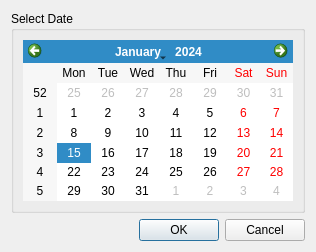
<?xml version="1.0" encoding="UTF-8"?>
<ui version="4.0">
 <class>SelectDate</class>
 <widget class="QDialog" name="SelectDate">
  <property name="geometry">
   <rect>
    <x>0</x>
    <y>0</y>
    <width>316</width>
    <height>252</height>
   </rect>
  </property>
  <property name="windowTitle">
   <string>Select Date</string>
  </property>
  <layout class="QGridLayout" name="gridLayout_2">
   <item row="0" column="0">
    <widget class="QGroupBox" name="groupBox">
     <property name="title">
      <string>Select Date</string>
     </property>
     <layout class="QGridLayout" name="gridLayout">
      <item row="0" column="0">
       <widget class="QCalendarWidget" name="dateCalendar">
        <property name="firstDayOfWeek">
         <enum>Qt::Monday</enum>
        </property>
        <property name="navigationBarVisible">
         <bool>true</bool>
        </property>
        <property name="dateEditEnabled">
         <bool>true</bool>
        </property>
       </widget>
      </item>
     </layout>
    </widget>
   </item>
   <item row="1" column="0">
    <widget class="QDialogButtonBox" name="buttonBox">
     <property name="orientation">
      <enum>Qt::Horizontal</enum>
     </property>
     <property name="standardButtons">
      <set>QDialogButtonBox::Cancel|QDialogButtonBox::Ok</set>
     </property>
    </widget>
   </item>
  </layout>
 </widget>
 <resources/>
 <connections>
  <connection>
   <sender>buttonBox</sender>
   <signal>accepted()</signal>
   <receiver>SelectDate</receiver>
   <slot>accept()</slot>
   <hints>
    <hint type="sourcelabel">
     <x>248</x>
     <y>254</y>
    </hint>
    <hint type="destinationlabel">
     <x>157</x>
     <y>274</y>
    </hint>
   </hints>
  </connection>
  <connection>
   <sender>buttonBox</sender>
   <signal>rejected()</signal>
   <receiver>SelectDate</receiver>
   <slot>reject()</slot>
   <hints>
    <hint type="sourcelabel">
     <x>316</x>
     <y>260</y>
    </hint>
    <hint type="destinationlabel">
     <x>286</x>
     <y>274</y>
    </hint>
   </hints>
  </connection>
 </connections>
</ui>
